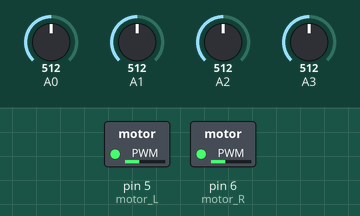
Recording of a sketch running on a simulated Arduino Uno, built with avr-gcc and run on an emulated ATmega328P. Shown: switched loads named in the sketch (green lamp = pin HIGH). Inputs (shaded band) come from the test bench; at power-on: A0 = 512, A1 = 512, A2 = 512, A3 = 512.

Above: at 1.2 s.
1.3 s: A0 set to 39
2.8 s: A0 set to 33
At 3.04 s:
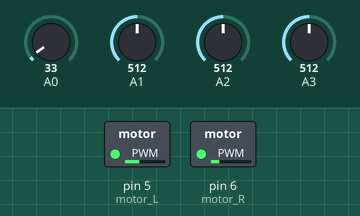
4.5 s: A1 set to 39
6.0 s: A1 set to 32
At 7.4 s:
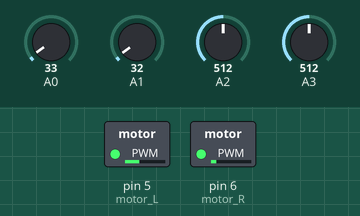
7.7 s: A2 set to 38
9.2 s: A2 set to 32
At 9.38 s:
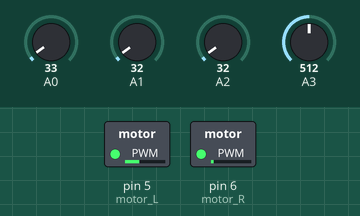
Timing chart, 0 to 11.9 s (numbered marks = the images above; inputs shaded):
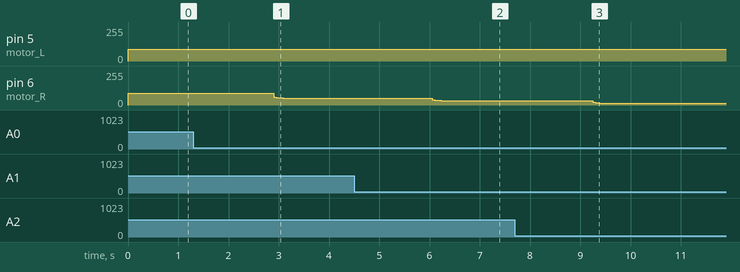

The sketch:

LineTracer.ino
```cpp
// (licence header left out)
int motor_L = 5;
int motor_R = 6;
void setup() {
  Serial.begin(9600);
}

int isBlack(int sensorA){
  return sensorA > 35?1:0;
}

int readSensor(int sensorA0,int sensorA1, int sensorA2, int sensorA3){
 int result = 0;
 result += isBlack(sensorA0)*1000;
 result += isBlack(sensorA1)*100;
 result += isBlack(sensorA2)*10;
 result += isBlack(sensorA3)*1;
 return result;
}

double CurveAve=0;
double calcCurveAve(int sensorValue){
  int curveValue=0;
  switch(sensorValue){
    case 1:
      curveValue=4;
      break;
    case 11:
      curveValue=3;
      break;
    case 111:
      curveValue=2;
      break;
    case 10:
      curveValue=1;
      break;
    case 110:
      curveValue=0;
      break;
    case 100:
      curveValue=-1;
      break;
    case 1110:
      curveValue=-2;
      break;
    case 1100:
      curveValue=-3;
      break;
    case 1000:
      curveValue=-4;
      break;
    case 1111:
      curveValue=0;
      break;
    case 0:
      curveValue=CurveAve>0? 4:-4;
      break;
    default:
      curveValue=0;
      break;
  }

  if(curveValue==0) return CurveAve;

  CurveAve=((0.007*curveValue)+(0.993*CurveAve));
  return CurveAve;
}

void runMotor(double curveAve){
  int speedMax=90;
  int speedMin=12;

  double absoluteAve=sqrt(curveAve*curveAve);

  double mainSpeed=(speedMin-speedMax)/4*absoluteAve+speedMax;
  double subSpeed=speedMax;

  boolean isRight=curveAve>0;
  int speedR=isRight? mainSpeed:subSpeed;
  int speedL=isRight? subSpeed:mainSpeed;

  analogWrite(motor_L, speedL);
  analogWrite(motor_R, speedR);
}

void loop() {
  int sensorA0=analogRead(A0);
  int sensorA1=analogRead(A1);
  int sensorA2=analogRead(A2);
  int sensorA3=analogRead(A3);
  int sensorValue = readSensor(sensorA0, sensorA1, sensorA2, sensorA3);
  double curveAve = calcCurveAve(sensorValue);
  runMotor(curveAve);
}
```

Measured:
- after the input at 1.3 s, every drawn part: stays the same
- after the input at 2.8 s, pin 6 (motor_R): moves from 90/255 to 52/255 over 0.18 s, starting after 0.11 s
- after the input at 4.5 s, every drawn part: stays the same
- after the input at 6.0 s, pin 6 (motor_R): moves from 52/255 to 33/255 over 0.18 s, starting after 0.05 s
- after the input at 7.7 s, every drawn part: stays the same
- after the input at 9.2 s, pin 6 (motor_R): moves from 33/255 to 14/255 over 0.18 s, starting after 0.05 s
